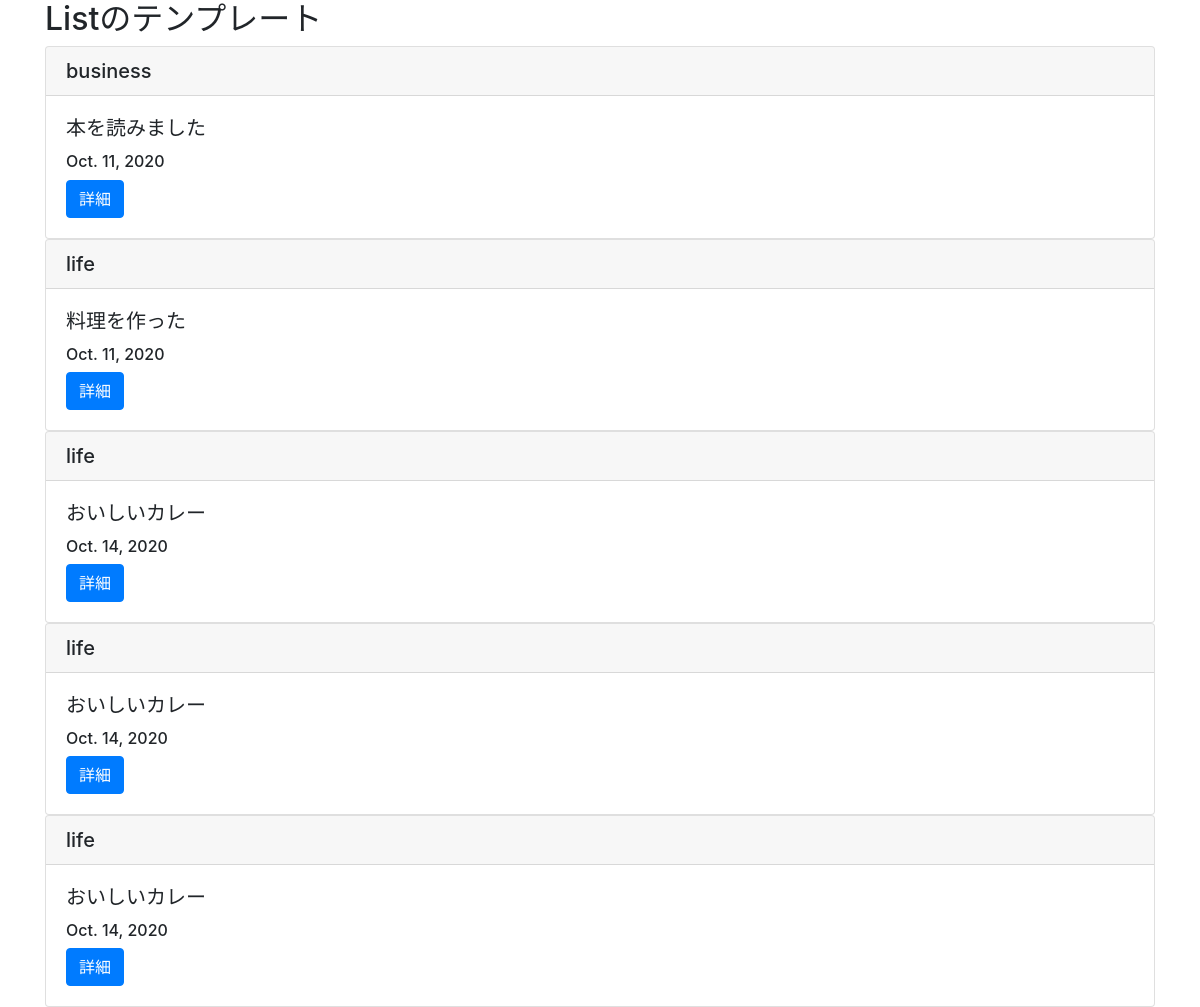
The app's page /blogpost/list/ with its own data.
### blogpost/models.py (models this page shows, shortened)
class BlogModel(models.Model):
    title = models.CharField(max_length=100)
    content = models.TextField()
    postdate = models.DateField(auto_now_add=True)
    category = models.CharField(
        max_length = 50,
        choices = CATEGORY
    )

### blogpost/views.py (the view)
# urls.py: path('list/', BlogList.as_view(), name='list'),
class BlogList(ListView):
    template_name = 'blogpost/list.html'
    model = BlogModel

### blogpost/templates/blogpost/list.html (shortened to what this page needs)
{% extends 'blogpost/base.html'%}
{% block content%}
    <div class="container">
        <h2>Listのテンプレート</h2>
        {% for item in object_list %}
        <div class="card">
            <h5 class="card-header">{{ item.category }}</h5>
            <div class="card-body">
                <h5 class="card-title">{{ item.title }}</h5>
                <h6 class=""card-title>{{ item.postdate }}</h6>
                <a href="{% url 'detail' item.pk %}" class="btn btn-primary">詳細</a>
            </div>
        </div>
        {% endfor %}
    </div>
{% endblock content %}

### records on screen
BlogModel: category "business", title "本を読みました", postdate "Oct. 11, 2020"
BlogModel: category "life", title "料理を作った", postdate "Oct. 11, 2020"
BlogModel: category "life", title "おいしいカレー", postdate "Oct. 14, 2020"
BlogModel: category "life", title "おいしいカレー", postdate "Oct. 14, 2020"
BlogModel: category "life", title "おいしいカレー", postdate "Oct. 14, 2020"
